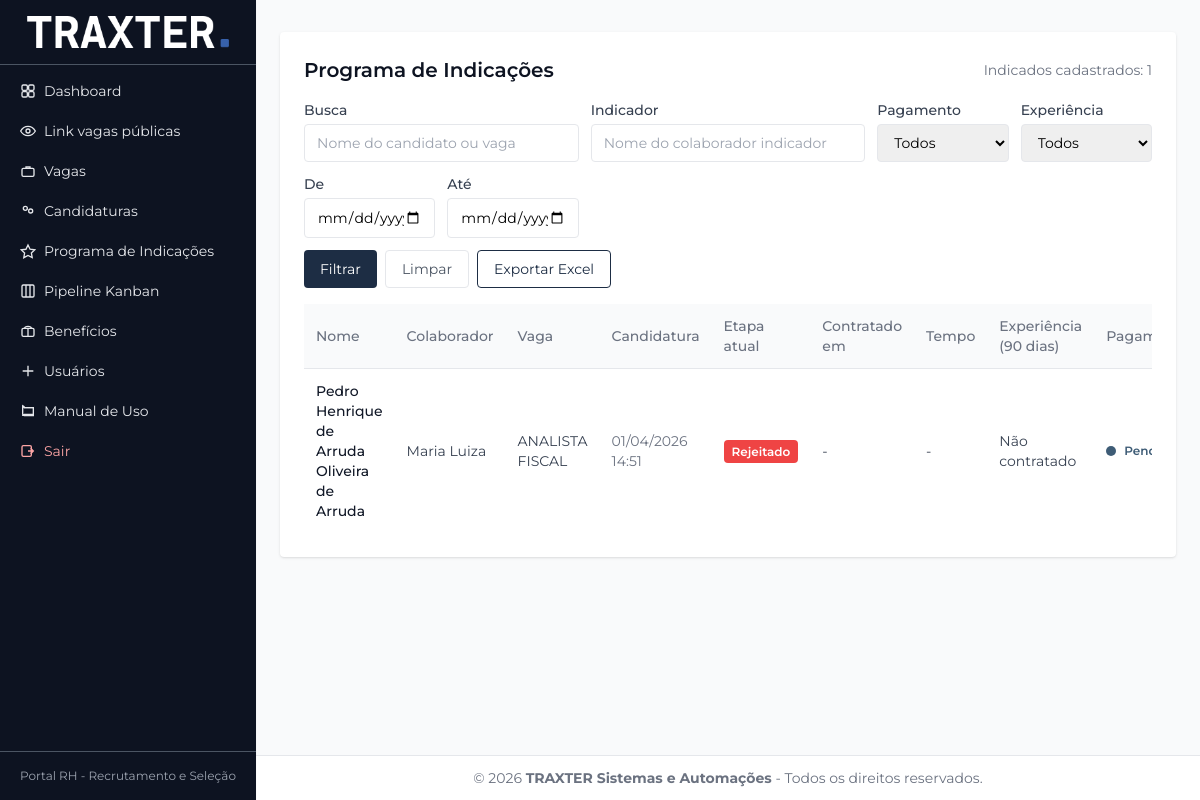
Page /admin/indicacoes (signed in) on the committed database.
### tables this page shows
CREATE TABLE `candidaturas` (
  `id` int(11) NOT NULL,
  `vaga_id` int(11) NOT NULL,
  `nome` varchar(120) NOT NULL,
  `email` varchar(120) NOT NULL,
  `telefone` varchar(40) NOT NULL,
  `cpf` varchar(11) NOT NULL,
  `cargo_pretendido` varchar(120) NOT NULL,
  `experiencia` text NOT NULL,
  `pdf_path` varchar(255) NOT NULL,
  `status` varchar(30) NOT NULL DEFAULT 'novo',
  `created_at` timestamp NULL DEFAULT CURRENT_TIMESTAMP,
  `stage_id` int(11) DEFAULT NULL,
  `observacoes` text,
  `indicacao_colaborador` tinyint(1) NOT NULL DEFAULT '0',
  `indicacao_colaborador_nome` varchar(120) DEFAULT NULL,
  `indicacao_data_contratacao` datetime DEFAULT NULL,
  `indicacao_data_fim_experiencia` date DEFAULT NULL,
  `indicacao_pagamento_realizado` tinyint(1) NOT NULL DEFAULT '0',
  `indicacao_data_pagamento` date DEFAULT NULL,
  `indicacao_pagamento_registrado_em` datetime DEFAULT NULL,
  `indicacao_valor_comissao` decimal(10,2) DEFAULT NULL,
  `indicacao_metodo_pagamento` varchar(50) DEFAULT NULL,
  `indicacao_pagamento_status` varchar(20) NOT NULL DEFAULT 'pendente'
);

CREATE TABLE `vagas` (
  `id` int(11) NOT NULL,
  `titulo` varchar(150) NOT NULL,
  `descricao` text NOT NULL,
  `requisitos` text NOT NULL,
  `area` varchar(100) DEFAULT NULL,
  `local` varchar(100) DEFAULT NULL,
  `ativo` tinyint(1) NOT NULL DEFAULT '1',
  `created_at` timestamp NULL DEFAULT CURRENT_TIMESTAMP
);

CREATE TABLE `pipeline_stages` (
  `id` int(11) NOT NULL,
  `nome` varchar(50) NOT NULL,
  `ordem` int(11) NOT NULL DEFAULT '0',
  `cor` varchar(7) DEFAULT '#cccccc',
  `created_at` timestamp NULL DEFAULT CURRENT_TIMESTAMP
);

### app/views/admin/indicacoes/index.php (the view, shortened to what the rows shown need)
<div class="bg-white shadow rounded p-6">
  <div class="flex items-center justify-between gap-3 flex-wrap">
    <h2 class="text-xl font-semibold text-ctpblue">Programa de Indicações</h2>
  </div>
  <div class="mt-4 overflow-x-auto hidden md:block">
    <table class="min-w-full text-sm">
      <thead class="bg-gray-50">
      <tr class="border-b">
        <th class="text-left p-3 font-medium text-gray-500">Nome</th>
        <th class="text-left p-3 font-medium text-gray-500">Colaborador</th>
        <th class="text-left p-3 font-medium text-gray-500">Vaga</th>
        <th class="text-left p-3 font-medium text-gray-500">Candidatura</th>
        <th class="text-left p-3 font-medium text-gray-500">Etapa atual</th>
        <th class="text-left p-3 font-medium text-gray-500">Contratado em</th>
        <th class="text-left p-3 font-medium text-gray-500">Tempo</th>
        <th class="text-left p-3 font-medium text-gray-500">Experiência (90 dias)</th>
        <th class="text-left p-3 font-medium text-gray-500">Pagamento</th>
      </tr>
      </thead>
      <tbody class="divide-y divide-gray-200">
      <?php foreach ($items as $item): ?>
        <?php
        $contratacao = $item['indicacao_data_contratacao'] ?? null;
        $dias = isset($item['dias_desde_contratacao']) ? (int)$item['dias_desde_contratacao'] : null;
        $expStatus = 'Não contratado';
        $pago = (int)($item['indicacao_pagamento_realizado'] ?? 0) === 1;
        $signal = $item['payment_signal'] ?? ['dot' => 'bg-gray-400', 'text' => 'text-gray-700'];
        $stageCor = $item['stage_cor'] ?? '#6b7280';
        ?>
        <tr class="hover:bg-gray-50">
          <td class="p-3 font-medium text-gray-900"><?= Security::e($item['nome']) ?></td>
          <td class="p-3 text-gray-700"><?= Security::e($item['indicacao_colaborador_nome'] ?? '-') ?></td>
          <td class="p-3 text-gray-700"><?= Security::e($item['vaga_titulo'] ?? '-') ?></td>
          <td class="p-3 text-gray-500"><?= !empty($item['created_at']) ? date('d/m/Y H:i', strtotime((string)$item['created_at'])) : '-' ?></td>
          <td class="p-3"><span class="px-2 py-1 rounded text-xs font-semibold text-white" style="background-color: <?= Security::e($stageCor) ?>"><?= Security::e($item['stage_nome'] ?? 'Novo') ?></span></td>
          <td class="p-3 text-gray-700"><?= !empty($contratacao) ? date('d/m/Y', strtotime((string)$contratacao)) : '-' ?></td>
          <td class="p-3 text-gray-700"><?= $dias !== null ? $dias . ' dias' : '-' ?></td>
          <td class="p-3 text-gray-700"><?= Security::e($expStatus) ?></td>
          <td class="p-3">
            <span class="inline-flex items-center gap-2 text-xs font-semibold <?= Security::e($signal['text'] ?? 'text-gray-700') ?>">
              <span class="h-2.5 w-2.5 rounded-full <?= Security::e($signal['dot'] ?? 'bg-gray-400') ?>"></span>
              <?= $pago ? 'Pago em ' . date('d/m/Y', strtotime((string)$item['indicacao_data_pagamento'])) : 'Pendente' ?>
            </span>
          </td>
        </tr>
      <?php endforeach; ?>
      </tbody>
    </table>
  </div>
</div>

### rows in the picture
candidaturas: nome "Pedro Henrique de Arruda Oliveira de Arruda", indicacao_colaborador_nome "Maria Luiza", vaga.titulo "ANALISTA FISCAL", created_at "01/04/2026 14:51", stage.nome "Rejeitado", expStatus "Não contratado", indicacao_pagamento_realizado "Pendente"

### other values in the picture
$total "1"
